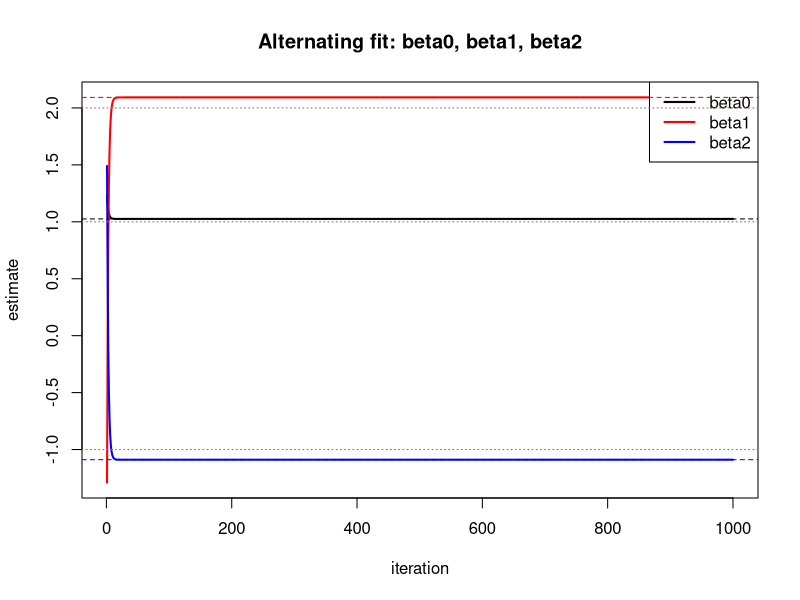

Source code (R):
set.seed(1)
n <- 100
x1 <- rnorm(n)
# 让 x2 与 x1 有较强相关性（rho=0.8）
rho <- 0.8
x2 <- rho * x1 + sqrt(1 - rho^2) * rnorm(n)

beta0_true <- 1.0
beta1_true <- 2.0
beta2_true <- -1.0
y <- beta0_true + beta1_true * x1 + beta2_true * x2 + rnorm(n, sd = 1)

full <- lm(y ~ x1 + x2)
coef_full <- coef(full)

iters <- 1000
beta0_rec <- numeric(iters)
beta1_rec <- numeric(iters)
beta2_rec <- numeric(iters)

beta2 <- runif(1, -5, 5)
beta1 <- 0
beta0 <- 0

for(i in 1:iters){
  a1 <- y - beta2 * x2
  fit1 <- lm(a1 ~ x1)
  beta0 <- coef(fit1)[1]
  beta1 <- coef(fit1)[2]

  a2 <- y - beta1 * x1
  fit2 <- lm(a2 ~ x2)
  beta0 <- coef(fit2)[1]
  beta2 <- coef(fit2)[2]

  beta0_rec[i] <- beta0
  beta1_rec[i] <- beta1
  beta2_rec[i] <- beta2
}

print(head(data.frame(beta0=beta0_rec, beta1=beta1_rec, beta2=beta2_rec), 10))
matplot(1:iters, cbind(beta0_rec, beta1_rec, beta2_rec), type = "l", lwd = 2,
        col = c("black", "red", "blue"), lty = 1,
        xlab = "iteration", ylab = "estimate",
        main = "Alternating fit: beta0, beta1, beta2")
legend("topright", legend = c("beta0","beta1","beta2"), col = c("black","red","blue"), lwd=2)
abline(h = coef_full["(Intercept)"], col = "black", lty = 2)
abline(h = coef_full["x1"], col = "red", lty = 2)
abline(h = coef_full["x2"], col = "blue", lty = 2)
abline(h = beta0_true, col = "gray50", lty = 3)
abline(h = beta1_true, col = "gray50", lty = 3)
abline(h = beta2_true, col = "gray50", lty = 3)